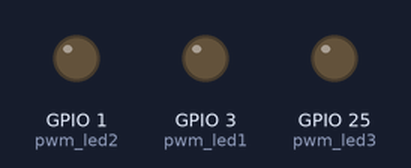
Bench run of a program on a simulated ESP32 board running MicroPython. On the bench: output pins drawn as LEDs (lit = HIGH).

Above: at 0.15 s.
At 13.5 s:
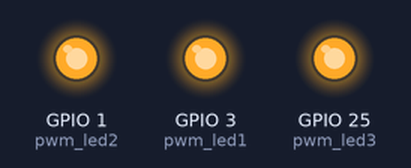
Timing chart, 0 to 13.4 s (numbered marks = the images above):
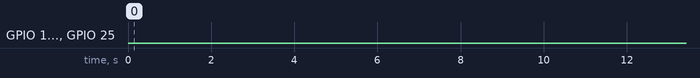

The program:

diming.py
```python
from machine import Pin, Timer
from machine import PWM
import time

led3=25
led2=1
led1=3
pwm_led1=PWM(Pin(led1,mode=Pin.OUT))
pwm_led2=PWM(Pin(led2,mode=Pin.OUT))
pwm_led3=PWM(Pin(led3,mode=Pin.OUT))

pwm_led1.freq(100)
pwm_led2.freq(500)
pwm_led3.freq(1000)


while True:
    for duty in range(0,1024,5):
        pwm_led1.duty(duty)
        pwm_led2.duty(duty)
        pwm_led3.duty(duty)
        time.sleep_ms(5)
    for duty in range(1023,-1,-5):
        pwm_led1.duty(duty)
        pwm_led2.duty(duty)
        pwm_led3.duty(duty)
        time.sleep_ms(5)
   
```
